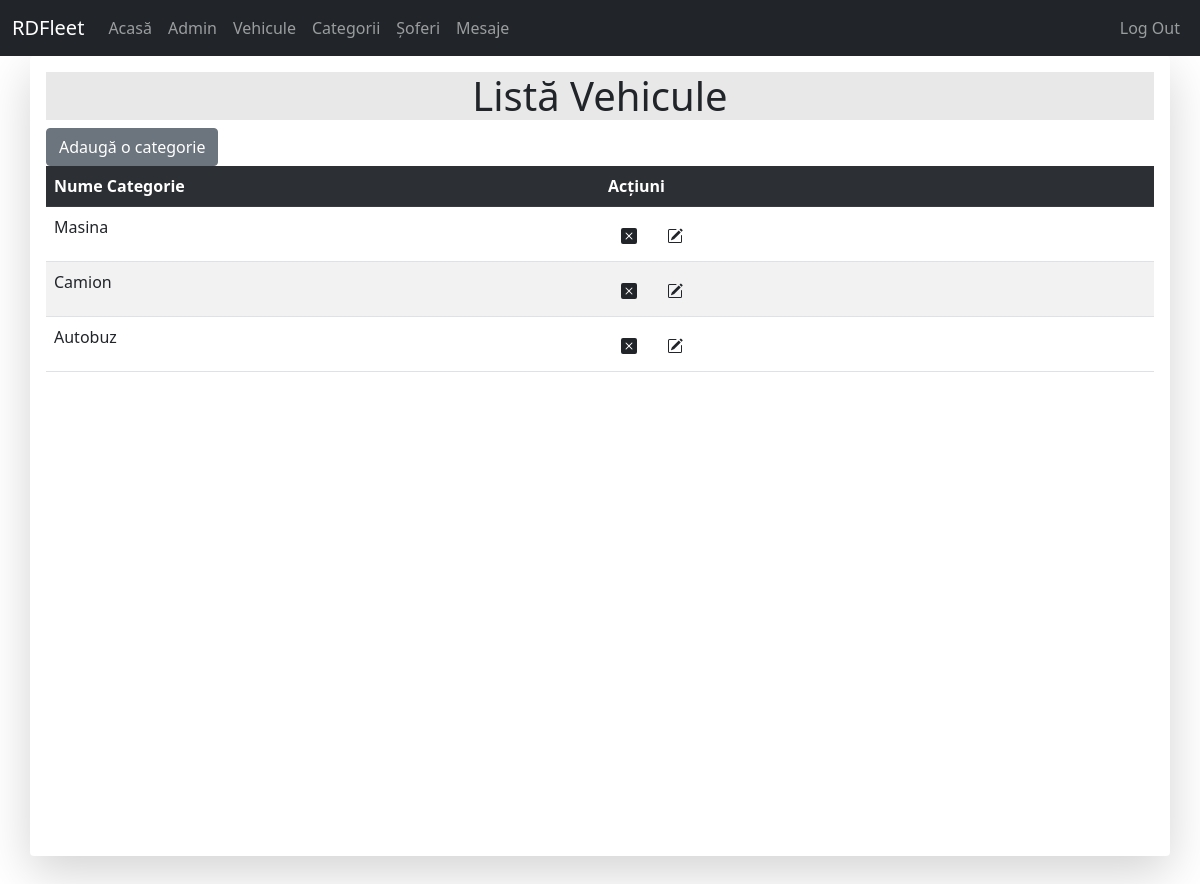
Page /vehicles/category_list/ (signed in) on the committed database.
### vehicles/models.py (models this page shows, shortened)
class Category(models.Model):
	category_name = models.CharField(max_length = 50, unique = True, verbose_name = "Categorie")
	def get_absolute_url(self):
		return reverse("category-view", kwargs={"id":self.id})

### vehicles/views.py (the view)
# urls.py: path('category_list/', views.CategoryListView.as_view(), name='category-list'),
class CategoryListView(View):
	template_name = 'vehicles/category_list.html'
	def get_queryset(self):
		return Category.objects.all()
	def get(self, request, *args, **kwargs):
		context = {'category_list': self.get_queryset()}
		return render(request, self.template_name, context)

### vehicles/templates/vehicles/category_list.html (shortened to what this page needs)
{% extends 'base.html' %}
{% block content %}
	<h1 style="background-color: rgb(232, 232, 232); text-align: center;">Listă Vehicule</h1>
	<a href="{% url 'create-category' %}" class='btn btn-secondary'>Adaugă o categorie</a>
	<table class="table table-striped table-hover">
		<tr scope="row" class="table-dark">
			<th style="width: 250px;">Nume Categorie</th>
			<th style="width: 250px">Acțiuni</th>
		</tr>
		<tr scope="row">{% for category in category_list %}
			<td>{{ category.category_name }}</td>
			<td>
				<a href="{{ category.get_absolute_url }}delete" class="btn">
				</a>
				<a href="{{ category.get_absolute_url }}update" class="btn">
				</a>
			</td>
		</tr>{% endfor %}
	</table>
{% endblock %}

### static/style.css (style rules this page uses)
body { margin:0; height: 100%; }

### rows in the picture
Category: category_name "Masina"
Category: category_name "Camion"
Category: category_name "Autobuz"
